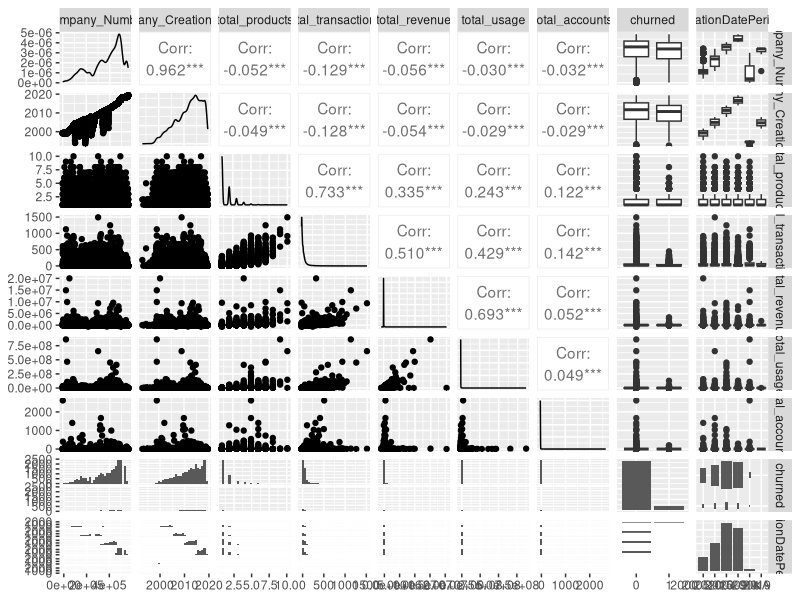
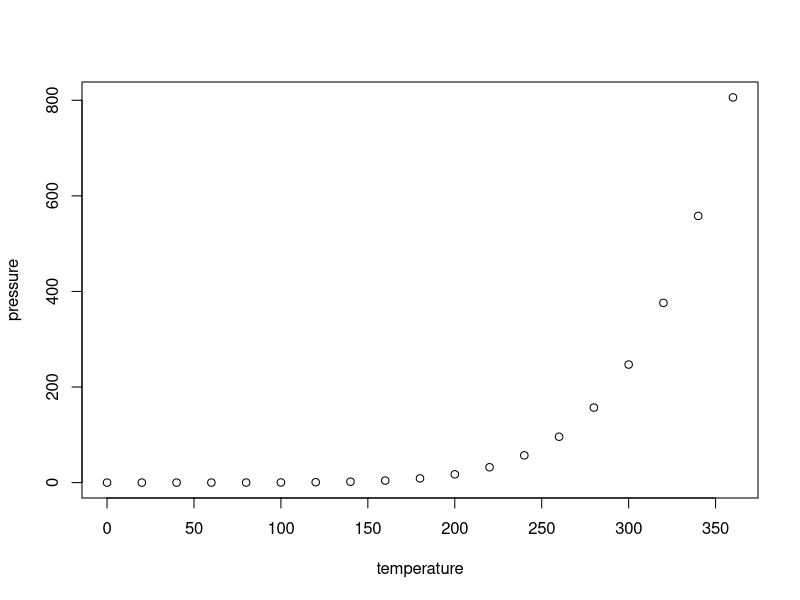

Reproduce these figures in R, in order.
## ---- chunk 1
knitr::opts_chunk$set(echo = FALSE)
## ---- chunk 2

library(Hmisc)
library(e1071)
library(caret)
library(GGally)
library(lubridate)
library(RANN)

setwd("~/ISQA_8080/Course_Project/")


## ---- chunk 3

model_data <- read.csv("Model Dataset for Students.csv")

str(model_data)
describe(model_data)


model_data$churned <- as.factor(model_data$churned)

model_data$Company_Creation_Date <- as.character(model_data$Company_Creation_Date)

model_data$Company_Creation_Date <- dmy_hms(model_data$Company_Creation_Date)

# Create intervals for Company_Creation_Date 
Start_90s = as.Date('1990-01-01')
End_90s = as.Date('1999-12-31')

Start_2000s_1stHalf = as.Date('2000-01-01')
End_2000s_1stHalf = as.Date('2004-12-31')

Start_2000s_2ndHalf = as.Date('2005-01-01')
End_2000s_2ndHalf = as.Date('2009-12-31')

Start_2010s_1stHalf = as.Date('2010-01-01')
End_2010s_1stHalf = as.Date('2014-12-31')

Start_2010s_2ndHalf = as.Date('2015-01-01')
End_2010s_2ndHalf = as.Date('2019-12-31')

# Create new column for Creation_Date periods
model_data$CreationDatePeriods = lapply(model_data$Company_Creation_Date, FUN = function(x){
          
  if(is.na(x)){
    return(NA)
  }else if(Start_90s <= x & x <= End_90s){
    return("90s")
  }else if(Start_2000s_1stHalf <= x & x <= End_2000s_1stHalf){
    return("2000 - 2004")
  }else if(Start_2000s_2ndHalf <= x & x <= End_2000s_2ndHalf){
    return("2005 - 2009")
  }else if(Start_2010s_1stHalf <= x & x <= End_2010s_1stHalf){
    return("2010 - 2014")
  }else if(Start_2010s_2ndHalf <= x & x <= End_2010s_2ndHalf){
    return("2015 - 2019")
  }else{
    return(NA)
    }
})


# Convert returned list of characters to factor
model_data$CreationDatePeriods <- unlist(model_data$CreationDatePeriods)

model_data$CreationDatePeriods <- as.factor(model_data$CreationDatePeriods)

model_data$CreationDatePeriods <- addNA(model_data$CreationDatePeriods, ifany = TRUE)

# Use preProcess to imput missing values using KNN model, **May automatically apply centering and scaling?
pre_Imputed_total_Accounts <- preProcess(model_data, method = c("knnImpute"))
imputed_total_Accounts <- predict(pre_Imputed_total_Accounts, model_data)

describe(imputed_total_Accounts)

summary(imputed_total_Accounts)

ggpairs(model_data)

## ---- chunk 4
plot(pressure)
